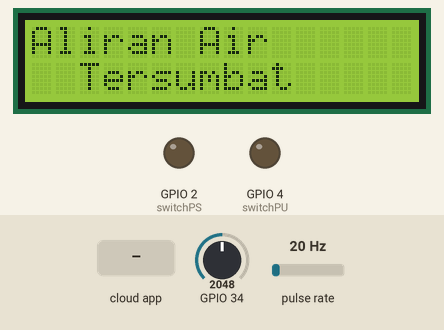
The sketch below on a simulated ESP32. Shown: 16×2 character LCD, output pins drawn as LEDs (lit = HIGH). Wiring (inferred from the names in the program): pulse sensor: data GPIO 35. Inputs (shaded band) come from the test bench; at power-on: GPIO 34 = 2048, pulse rate 20 Hz. WiFi joins after 1.5 s; servers stay silent unless stated; the Firebase database answers and starts empty; what the sketch prints to the serial monitor is not drawn.

Above: at 4.2 s.
4.3 s: GPIO 34 set to 1535
At 9.2 s:
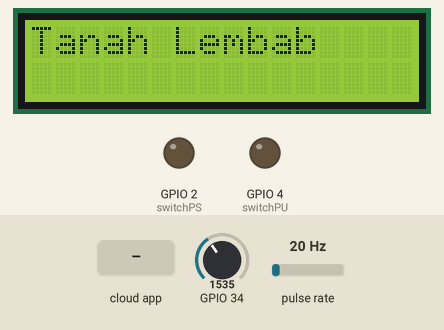
13.2 s: GPIO 34 set to 1424
At 17.1 s:
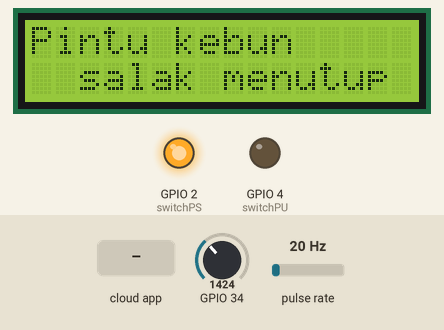
21.9 s: the phone or cloud app sets switch_PU to 0
At 25.5 s:
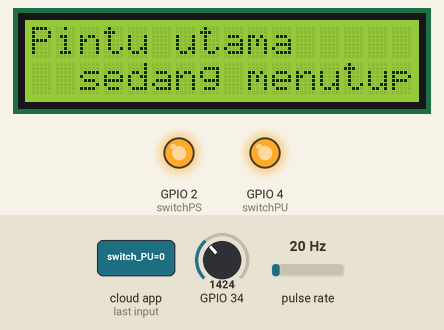
30.7 s: pulse rate (sensor on GPIO 35) set to 4 Hz
At 35.3 s:
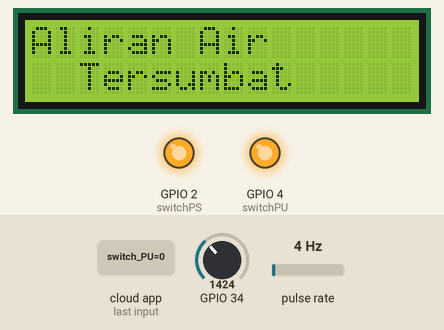
39.6 s: the phone or cloud app sets switch_PU to 1
At 42.2 s:
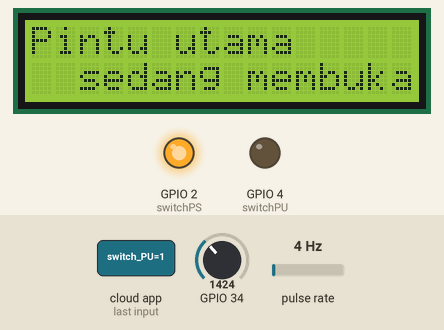
48.4 s: GPIO 34 set to 1764
At 52.7 s:
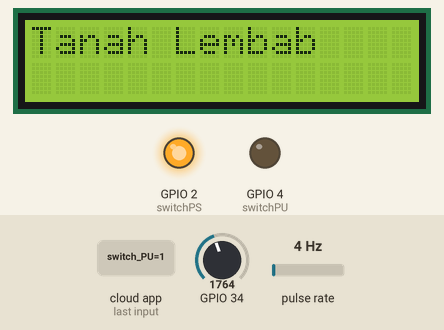
57.3 s: GPIO 34 set to 1879
Timing chart, 0 to 65.2 s (numbered marks = the images above; inputs shaded):
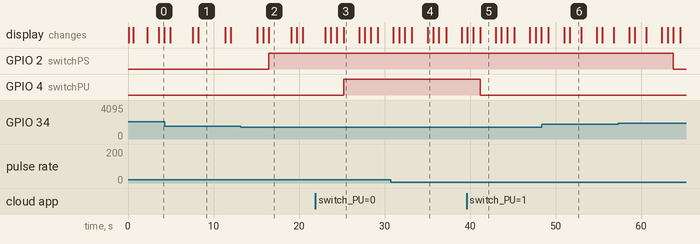

Measured:
- the behaviour switches between 1492 and 1491 on GPIO 34 (found by bisection; images 1 and 2)
- after the input at 4.3 s, the display: first differs from a run without the input after 3.9 s (image 1)
- after the input at 13.2 s, GPIO 2 (switchPS): LOW → HIGH after 3.2 s; the display: first differs from a run without the input after 2.6 s (image 2 shows a later state)
- after the input at 21.9 s, GPIO 4 (switchPU): LOW → HIGH after 3.3 s; the display: first differs from a run without the input after 3.3 s (image 3)
- after the input at 30.7 s, the display: first differs from a run without the input after 4.3 s (image 4)
- after the input at 39.6 s, GPIO 4 (switchPU): HIGH → LOW after 1.6 s; the display: first differs from a run without the input after 1.6 s (image 5)
- after the input at 48.4 s, the display: first differs from a run without the input after 3.3 s (image 6)
- after the input at 57.3 s, GPIO 2 (switchPS): HIGH → LOW after 6.4 s

The sketch:

Code_ESP32_malam.ino
```cpp
#include <WiFi.h>
#include <Wire.h>
#include<LiquidCrystal_I2C.h>
#include <FirebaseESP32.h>

#define WIFI_SSID "Pesan Modal"
#define WIFI_PASSWORD "planetpluto"

#define API_KEY "AIzaSyDDbNbZb7NzNanotnUJXUEZsf3vi3zyxc4"
#define DATABASE_URL "irigasiiot2-default-rtdb.asia-southeast1.firebasedatabase.app"

FirebaseData fbdo;

FirebaseAuth auth;

FirebaseConfig config;

bool signupOK = false;

int kelembabanOutVal = 0;
int debitPin = 35;
int switchPU = 4;
int switchPS = 2;

volatile long pulse;
unsigned long lastTime;
float debitVal;

LiquidCrystal_I2C lcd(0x27,16,2);

void setup() {
  Serial.begin(9600);

  lcd.init();
  lcd.backlight();
  lcd.setCursor(0,0);
  lcd.print("Irigation IoT");
  lcd.setCursor(2,1);
  lcd.print("Rifqi Dimas P");
  delay(500);

    WiFi.begin(WIFI_SSID, WIFI_PASSWORD);
    Serial.print("Connecting to Wi-Fi");
    lcd.clear();
    lcd.setCursor(0,0);
    lcd.print("Connecting");
    lcd.setCursor(2,1);
    lcd.print("To Wi-Fi");
    while (WiFi.status() != WL_CONNECTED)
    {
        Serial.print(".");
        lcd.clear();
        lcd.setCursor(0,0);
        lcd.print("Connecting");
        lcd.setCursor(2,1);
        lcd.print("................");
        delay(300);
    }
    Serial.println();
    Serial.print("Connected with IP: ");
    Serial.println(WiFi.localIP());
    lcd.clear();
    lcd.setCursor(0,0);
    lcd.print("Ip Address:");
    lcd.setCursor(2,1);
    lcd.print(WiFi.localIP());
    Serial.println();

    config.api_key = API_KEY;
    config.database_url = DATABASE_URL;

    Firebase.reconnectWiFi(true);

    Serial.print("Sign up new user... ");

    if (Firebase.signUp(&config, &auth, "", ""))
    {
        Serial.println("ok");
        signupOK = true;

    }
    else
        Serial.printf("%s\n", config.signer.signupError.message.c_str());

    Firebase.begin(&config, &auth);


  pinMode(debitPin, INPUT);
  pinMode(switchPU, OUTPUT);
  pinMode(switchPS, OUTPUT);

  attachInterrupt(digitalPinToInterrupt(debitPin), increase, RISING);
}

void loop() {

  int kelembabanVal = analogRead(34);

  kelembabanOutVal = map(kelembabanVal, 0, 2550, 0, 600);
  Serial.print("Kelembaban tanah = ");
  Serial.println(kelembabanOutVal);
  Serial.println("");
  Firebase.setInt(fbdo, "/sensor/kelembaban", kelembabanOutVal);
  delay(500);

  debitVal = 2.663 * pulse / 1000 * 30;
  if (millis() - lastTime > 1000) {
    pulse = 0;
    lastTime = millis();
  }
  Serial.print(debitVal);
  Serial.println(" L/m");
  Serial.println("");
  Firebase.setFloat(fbdo, "/sensor/debit", debitVal);
  delay(500);

  if (debitVal<=2.00){
    Serial.println("Aliran air tersumbat");
    lcd.clear();
    lcd.setCursor(0,0);
    lcd.print("Aliran Air");
    lcd.setCursor(2,1);
    lcd.print("Tersumbat");
    Firebase.setString(fbdo, "/status/statusDebit", "Aliran air tersumbat");
  }
  else if (debitVal>=2.01){
    Serial.println("Aliran air normal");
    lcd.clear();
    lcd.setCursor(0,0);
    lcd.print("Aliran Air");
    lcd.setCursor(2,1);
    lcd.print("Normal");
    Firebase.setString(fbdo, "/status/statusDebit", "Aliran air normal");
  }
  Serial.println("");
  delay(500);

  if (kelembabanOutVal<=350){
    Serial.println("Tanah Basah");
    lcd.clear();
    lcd.setCursor(0,0);
    lcd.print("Tanah Basah");
    lcd.setCursor(2,1);
    lcd.print("");
    Firebase.setString(fbdo, "/status/statusKelembaban", "Tanah basah");
  }
  if (kelembabanOutVal>=351 && kelembabanOutVal<=430){
    Serial.println("Cukup Lembab");
    lcd.clear();
    lcd.setCursor(0,0);
    lcd.print("Tanah Lembab");
    lcd.setCursor(2,1);
    lcd.print("");
    Firebase.setString(fbdo, "/status/statusKelembaban", "Tanah lembab");
  }
  else if (kelembabanOutVal>=431){
    Serial.println("Kering");
    lcd.clear();
    lcd.setCursor(0,0);
    lcd.print("Tanah Kering");
    lcd.setCursor(2,1);
    lcd.print("");
    Firebase.setString(fbdo, "/status/statusKelembaban", "Tanah kering");
  }
  Serial.println("");
  delay(500);

  if (kelembabanOutVal>=431) {
    digitalWrite(switchPS, LOW);
    Serial.println("Pintu ke kebun salak membuka");
    lcd.clear();
    lcd.setCursor(0,0);
    lcd.print("Pintu kebun");
    lcd.setCursor(2,1);
    lcd.print("salak membuka");
    Firebase.setString(fbdo, "/status/status_ps", "Pintu ke kebun salak membuka");
  }

  else if (kelembabanOutVal<=350) {
    digitalWrite(switchPS, HIGH);
    Serial.println("Pintu ke kebun salak menutup");
    lcd.clear();
    lcd.setCursor(0,0);
    lcd.print("Pintu kebun");
    lcd.setCursor(2,1);
    lcd.print("salak menutup");
    Firebase.setString(fbdo, "/status/status_ps", "Pintu ke kebun salak menutup");
  }
  Serial.println("");
  delay(500);

  Firebase.getString(fbdo, "switch_PU");
    String pintuUtama = fbdo.stringData();
    if(pintuUtama == "1") {
      Serial.println("Pintu utama membuka");
      lcd.clear();
      lcd.setCursor(0,0);
      lcd.print("Pintu utama");
      lcd.setCursor(2,1);
      lcd.print("sedang membuka");
      digitalWrite(switchPU, LOW);
    }
    else if (pintuUtama == "0") {
      Serial.println("Pintu utama menutup");
      lcd.clear();
      lcd.setCursor(0,0);
      lcd.print("Pintu utama");
      lcd.setCursor(2,1);
      lcd.print("sedang menutup");
      digitalWrite(switchPU, HIGH);
  }
  Serial.println("");
  delay(500);
}

void increase() {
  pulse++;
}
```
